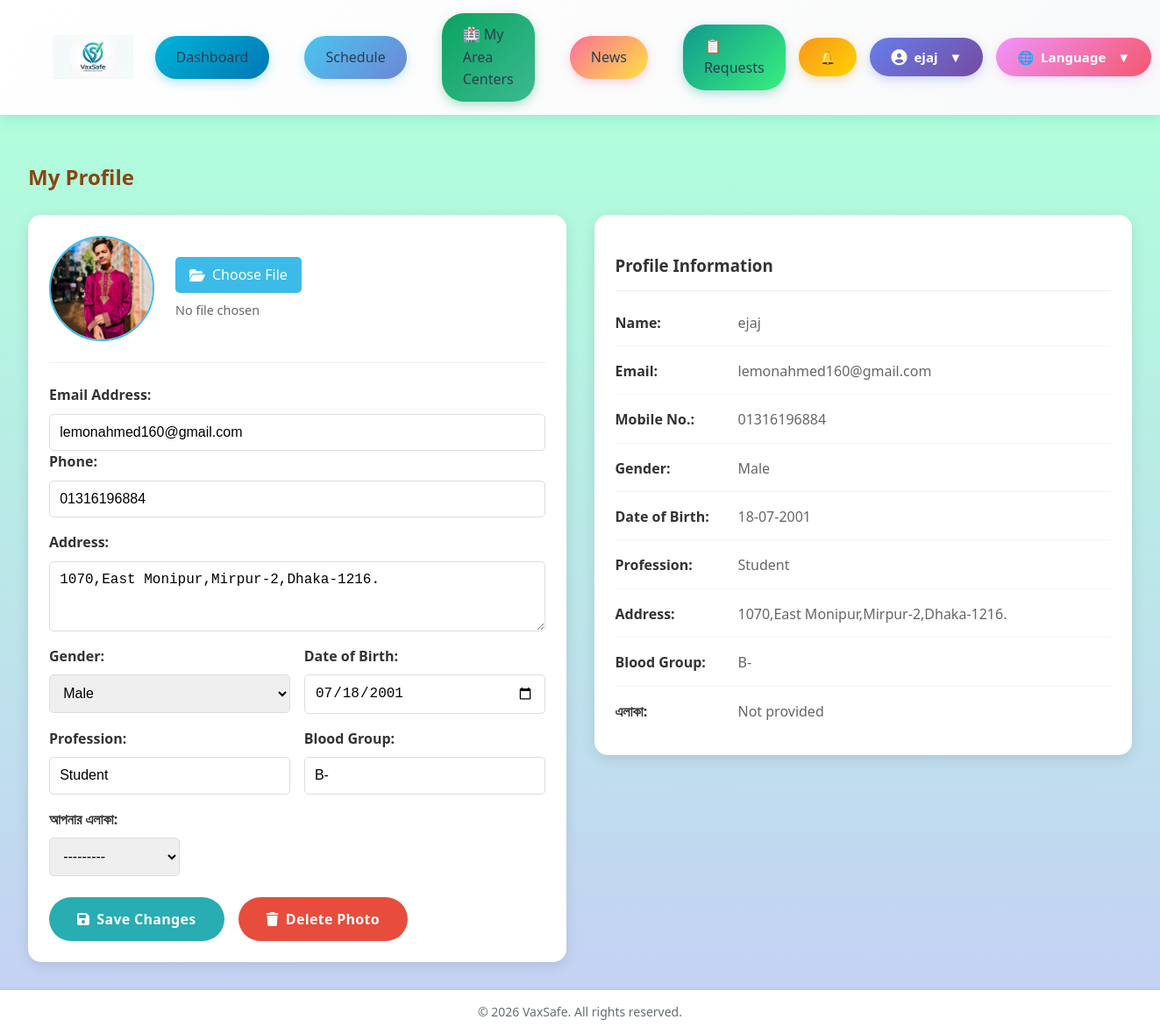
/profile/ (signed in), run on the app's committed database.
### vaxsafe/models.py (models this page shows, shortened)
class Profile(models.Model):
    GENDER_CHOICES = [
        ('Male',   'Male'),
        ('Female', 'Female'),
        ('Other',  'Other'),
    ]
    user          = models.OneToOneField(User, on_delete=models.CASCADE, related_name='profile')
    mobile        = models.CharField(max_length=20, blank=True, null=True)
    gender        = models.CharField(max_length=10, choices=GENDER_CHOICES, blank=True, null=True)
    date_of_birth = models.DateField(blank=True, null=True)
    profession    = models.CharField(max_length=100, blank=True, null=True)
    address       = models.TextField(blank=True, null=True)
    blood_group   = models.CharField(max_length=5, blank=True, null=True)
    photo         = models.ImageField(upload_to='profile_pics/', blank=True, null=True)
    area = models.CharField(
        max_length=50,
        choices=AREA_CHOICES,
        blank=True, null=True,
        help_text="আপনার এলাকা — Admin route করার জন্য ব্যবহৃত হবে"
    )
    current_family = models.ForeignKey(
        'FamilyGroup',
        null=True, blank=True,
        on_delete=models.SET_NULL,
        related_name='+'
    )

### vaxsafe/views.py (the view)
# urls.py: path('profile/',   views.profile_view, name='profile'),
@login_required
def profile_view(request):
    profile, _ = Profile.objects.get_or_create(user=request.user)
    if request.method == 'POST':
        if 'delete_photo' in request.POST:
            if profile.photo:
                profile.photo.delete(save=True)
            messages.success(request, "✅ Profile photo deleted!")
            return redirect('profile')
        form = ProfileForm(request.POST, request.FILES, instance=profile, user=request.user)
        if form.is_valid():
            form.save()
            new_email = form.cleaned_data.get('email', '').strip()
            if new_email and new_email != request.user.email:
                if User.objects.filter(email=new_email).exclude(pk=request.user.pk).exists():
                    messages.error(request, "❌ এই Email অন্য কেউ ব্যবহার করছে।")
                    return render(request, 'htmlpages/profile.html', {
                        'form': form, 'profile': profile, 'title': 'My Profile'
                    })
                request.user.email = new_email
                request.user.save(update_fields=['email'])
            messages.success(request, "✅ Profile updated!")
            return redirect('profile')
        else:
            messages.error(request, "❌ Please correct the errors below.")
    else:
        form = ProfileForm(instance=profile, user=request.user)
    return render(request, 'htmlpages/profile.html', {
        'form': form, 'profile': profile, 'title': 'My Profile'
    })

### templates/htmlpages/profile.html (shortened to what this page needs)
{% extends 'base_log.html' %}
{% block body_class %}page-profile{% endblock %}
{% load static %}
{% block content %}
<div class="profile-container">
  <div class="profile-header">
    <h2>My Profile</h2>
  </div>
  <div class="profile-content">
    <form method="POST" enctype="multipart/form-data" class="profile-form">
      <div class="profile-photo-section">
        <div class="photo-container">
          {% if profile.photo %}
            <img src="{{ profile.photo.url }}" alt="Profile Photo" class="profile-photo">
          {% else %}
            <div class="default-photo">
              <i class="fa fa-user"></i>
            </div>
          {% endif %}
        </div>
        <div class="photo-controls">
          <label for="id_photo" class="file-label">
            <i class="fa fa-folder-open"></i> Choose File
          </label>
          <span class="file-name" id="file-name">No file chosen</span>
        </div>
      </div>
      <div class="form-row">
        <div class="form-group">
          <label for="id_email">Email Address:</label>
          {{ form.email }}
          </div>
       </div>
      <div class="form-fields">
        <div class="form-row">
          <div class="form-group">
            <label for="id_mobile">Phone:</label>
            {{ form.mobile }}
          </div>
        </div>
        <div class="form-row">
          <div class="form-group">
            <label for="id_address">Address:</label>
            {{ form.address }}
          </div>
        </div>
        <div class="form-row">
          <div class="form-group">
            <label for="id_gender">Gender:</label>
            {{ form.gender }}
          </div>
          <div class="form-group">
            <label for="id_date_of_birth">Date of Birth:</label>
            {{ form.date_of_birth }}
          </div>
        </div>
        <div class="form-row">
          <div class="form-group">
            <label for="id_profession">Profession:</label>
            {{ form.profession }}
          </div>
          <div class="form-group">
            <label for="id_blood_group">Blood Group:</label>
            {{ form.blood_group }}
          </div>
        <div class="form-row">
          <div class="form-group">
            <label for="id_area">আপনার এলাকা:</label>
            {{ form.area }}
          </div>
        </div>
        </div>
      </div>
      <div class="action-buttons">
        <button type="submit" class="btn-save">
          <i class="fa fa-save"></i> Save Changes
        </button>
        {% if profile.photo %}
          <button type="submit" name="delete_photo" class="btn-delete">
            <i class="fa fa-trash"></i> Delete Photo
          </button>
        {% endif %}
      </div>
    </form>
    <div class="profile-display">
      <div class="profile-card">
        <h3>Profile Information</h3>
        <div class="info-row">
          <span class="label">Name:</span>
          <span class="value">{{ request.user.get_full_name|default:request.user.username }}</span>
        </div>
        <div class="info-row">
          <span class="label">Email:</span>
          <span class="value">{{ request.user.email|default:"Not provided" }}</span>
        </div>
        <div class="info-row">
          <span class="label">Mobile No.:</span>
          <span class="value">{{ profile.mobile|default:"Not provided" }}</span>
        </div>
        <div class="info-row">
          <span class="label">Gender:</span>
          <span class="value">{{ profile.gender|default:"Not provided" }}</span>
        </div>
        <div class="info-row">
          <span class="label">Date of Birth:</span>
          <span class="value">
            {% if profile.date_of_birth %}
              {{ profile.date_of_birth|date:"d-m-Y" }}
            {% else %}
              Not provided
            {% endif %}
          </span>
        </div>
        <div class="info-row">
          <span class="label">Profession:</span>
          <span class="value">{{ profile.profession|default:"Not provided" }}</span>
        </div>
        <div class="info-row">
          <span class="label">Address:</span>
          <span class="value">{{ profile.address|default:"Not provided" }}</span>
        </div>
        <div class="info-row">
          <span class="label">Blood Group:</span>
          <span class="value">{{ profile.blood_group|default:"Not provided" }}</span>
        </div>
        <div class="info-row">
          <span class="label">এলাকা:</span>
          <span class="value">{{ profile.area|default:"Not provided" }}</span>
        </div>
      </div>
    </div>
  </div>
</div>
{% endblock %}

### templates/nav_two.html (shortened to what this page needs)
{% load static %}
<nav class="nav_two">
  <div class="logo">
    <a href="{% url 'dashboard' %}">
      <img src="{% static 'images/logo.png' %}" alt="VaxSafe Logo">
    </a>
  </div>
  <ul class="nav-links">
    <li><a href="{% url 'dashboard' %}"       class="nav-btn nav-btn-1">Dashboard</a></li>
    <li><a href="{% url 'vaccine_schedule' %}" class="nav-btn nav-btn-2">Schedule</a></li>
    <li><a href="{% url 'area_centers' %}"     class="nav-btn nav-btn-3">🏥 My Area Centers</a></li>
    <li><a href="{% url 'news_list' %}"         class="nav-btn nav-btn-4">News</a></li>
    {% if request.user.is_staff or request.user.is_superuser %}
    <li>
      <a href="{% url 'admin_vaccine_requests' %}" class="nav-btn nav-btn-req"
         style="position:relative;" title="Pending Vaccine Requests">
        📋 Requests
      </a>
    </li>
    {% endif %}
    <li class="notif-menu" style="position:relative; display:inline-block;">
      <button class="nav-btn nav-btn-bell" id="notifToggle2"
              onclick="toggleNotifDropdown2(event)" style="position:relative;">
        🔔
      </button>
    </li>
    <li class="profile-menu">
      <button class="nav-btn nav-btn-profile" id="profile-btn"
              onclick="toggleDropdown(event, 'profile-dropdown')">
        <i class="fa fa-user-circle"></i>
        {{ request.user.first_name|default:request.user.username }}
        <span class="dropdown-arrow">▼</span>
      </button>
    </li>
<li class="lang-menu">
  <button class="nav-btn nav-btn-lang" id="lang-btn"
          onclick="toggleDropdown(event, 'lang-dropdown')">
    <span class="lang-globe">🌐</span>
    <span id="lang-current">Language</span>
    <span class="dropdown-arrow">▼</span>
  </button>
</li>
  </ul>
</nav>

### static/css/style.css (style rules this page uses)
:root { --primary-blue: #0077b6; --primary-teal: #00b4d8; --primary-cyan: #48cae4; --secondary-purple: #667eea; --secondary-violet: #764ba2; --secondary-pink: #fa709a; --accent-green: #0ba360; --accent-orange: #ff8c42; --accent-coral: #ff6b6b; --white: #ffffff; --light-gray: #f8f9fa; --medium-gray: #e1e8ed; --dark-gray: #2c3e50; --text-dark: #1a1a1a; --gradient-primary: linear-gradient(135deg, #00b4d8 0%, #0077b6 100%); --gradient-secondary: linear-gradient(135deg, #667eea 0%, #764ba2 100%); --gradient-success: linear-gradient(135deg, #0ba360 0%, #3cba92 100%); --gradient-sunset: linear-gradient(135deg, #fa709a 0%, #fee140 100%); --gradient-ocean: linear-gradient(135deg, #48c6ef 0%, #6f86d6 100%); --shadow-sm: 0 2px 8px rgba(0, 119, 182, 0.1); --shadow-md: 0 4px 15px rgba(0, 119, 182, 0.2); --shadow-lg: 0 8px 25px rgba(0, 119, 182, 0.3); --shadow-hover: 0 12px 35px rgba(0, 119, 182, 0.4); --radius-sm: 8px; --radius-md: 12px; --radius-lg: 16px; --radius-xl: 20px; --radius-full: 50px; --transition-fast: 0.2s ease; --transition-normal: 0.3s ease; --transition-slow: 0.5s ease; }
body { margin: 0; font-family: 'Hind Siliguri', 'Noto Sans Bengali', 'Segoe UI', Tahoma, Geneva, Verdana, sans-serif; color: var(--text-dark); background: var(--light-gray); line-height: 1.6; }
.logo img { height: 100%; max-height: 150px; width: auto; display: block; margin-left: 20px; }
.nav-links a { margin-left: 25px; text-decoration: none; color: var(--dark-gray); font-size: 16px; font-weight: 500; transition: color var(--transition-fast); position: relative; }
.nav-links a::after { content: ''; position: absolute; bottom: -5px; left: 0; width: 0; height: 2px; background: var(--primary-teal); transition: width var(--transition-normal); }
.dropdown-arrow { margin-left: auto; transition: transform var(--transition-normal); }
[class*="page-"] .theme-btn, [class*="page-"] .btn-primary, [class*="page-"] button[type="submit"], [class*="page-"] .cta-btn { display: inline-flex; align-items: center; justify-content: center; gap: 8px; padding: 14px 32px; border: none; cursor: pointer; font-size: 16px; font-weight: 600; font-family: inherit; text-decoration: none; transition: all 0.35s cubic-bezier(.2,.8,.2,1); position: relative; overflow: hidden; letter-spacing: 0.3px; }
body.page-profile { background:linear-gradient(135deg,#f6d365 0%,#fda085 100%);min-height:100vh }
body.page-profile h1,body.page-profile h2 { color:#8b4513 }

### templates/base_log.html (style rules this page uses)
*, *::before, *::after { box-sizing: border-box; }
body { margin: 0; font-family: 'Segoe UI', Tahoma, Geneva, Verdana, sans-serif; background: #f4f6f9; color: #2c3e50; display: flex; flex-direction: column; min-height: 100vh; }

### data on the page
Profile: photo (picture), mobile "01316196884", address "1070,East Monipur,Mirpur-2,Dhaka-1216.", gender "Male", date_of_birth "07/18/2001", profession "Student", blood_group "B-", area "---------", date_of_birth "18-07-2001", area "Not provided"

### other printed values
{{ request.user.first_name|default:request.user.username }} "ejaj"
{{ request.user.get_full_name|default:request.user.username }} "ejaj"
{{ request.user.email|default:"Not provided" }} "lemonahmed160@gmail.com"
